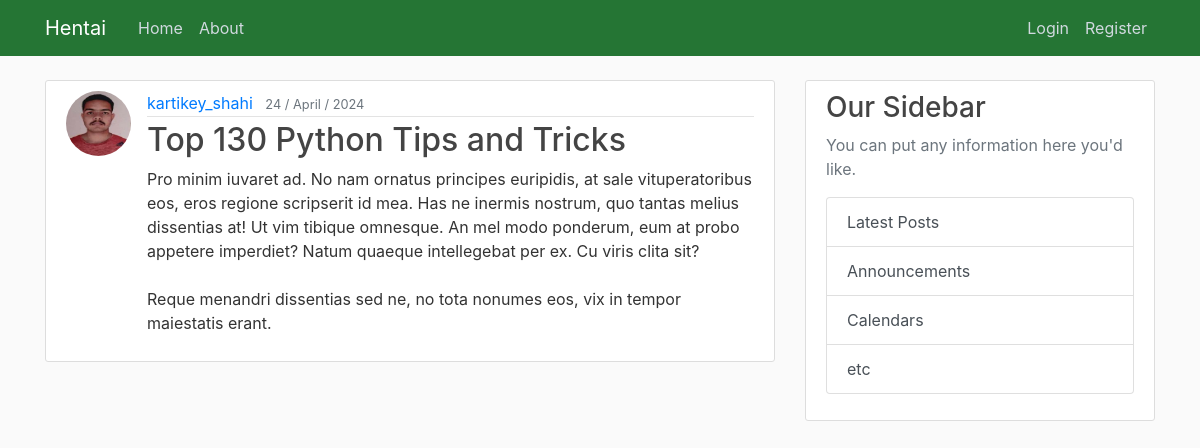
The page /post/46 on the database its author committed.
### blog/models.py (models this page shows, shortened)
class Post(models.Model):
    title = models.CharField(max_length=100)
    contents = models.TextField()
    date_posted = models.DateTimeField(default = timezone.now)
    author = models.ForeignKey(User, on_delete = models.CASCADE)

### user_authentication/models.py (models this page shows, shortened)
class Profile(models.Model):
    user = models.OneToOneField(User,on_delete=models.CASCADE) # Means that if user is deleted delete the profile but not vice versa i.e. when the profile is deleted not delete the user
    image = models.ImageField(default="default.jpg",upload_to="profile_pics")
    bio = models.CharField(max_length=250,default="A veteran of this application")

### blog/views.py (the view)
def post_detail(request,pk):
    context = {
        'post':Post.objects.filter(pk=pk).first(),
        'title':f'Detail of {pk}\' post',
    }
    return render(request,'blog/post_detail.html',context)

### blog/templates/blog/post_detail.html (shortened to what this page needs)
{% extends "blog/base.html" %}
{% block main %}
    <article class="media content-section">
        <img class="rounded-circle article-img" src="{{ post.author.profile.image.url }}">
        <div class="media-body">
          <div class="article-metadata d-flex justify-content-between align-items-center">
          <div>
            <a class="mr-2" href="{% url 'profile-view' post.author.username %}">{{ post.author }}</a>
            <small class="text-muted">{{ post.date_posted | date:"d / F / Y" }}</small>
          </div>
          </div>
          <h2 class="article-title">{{ post.title }}</h2>
          <p class="article-content">{{post.contents}}</p>
        </div>
      </article>
{% endblock main %}

### blog/static/blog/main.css (style rules this page uses)
body { background: #fafafa; color: #333333; margin-top: 5rem; }
h1, h2, h3, h4, h5, h6 { color: #444444; }
.content-section { background: #ffffff; padding: 10px 20px; border: 1px solid #dddddd; border-radius: 3px; margin-bottom: 20px; }
.article-title { color: #444444; }
.article-content { white-space: pre-line; }
.article-img { height: 65px; width: 65px; margin-right: 16px; }
.article-metadata { padding-bottom: 1px; margin-bottom: 4px; border-bottom: 1px solid #e3e3e3; }

### rows shown on the page
Post: author.profile.image (picture), author "kartikey_shahi", date_posted "24 / April / 2024", title "Top 130 Python Tips and Tricks", contents "Pro minim iuvaret ad. No nam ornatus principes euripidis, at sale vituperatoribus eos, eros regione scripserit id mea. Has ne inermis nostrum, quo tantas melius dissentias at! Ut vim tibique omnesque. An mel modo ponderum, eum at probo appetere imperdiet? Natum quaeque intellegebat per ex. Cu viris clita sit? Reque menandri dissentias sed ne, no tota nonumes eos, vix in tempor maiestatis erant."
